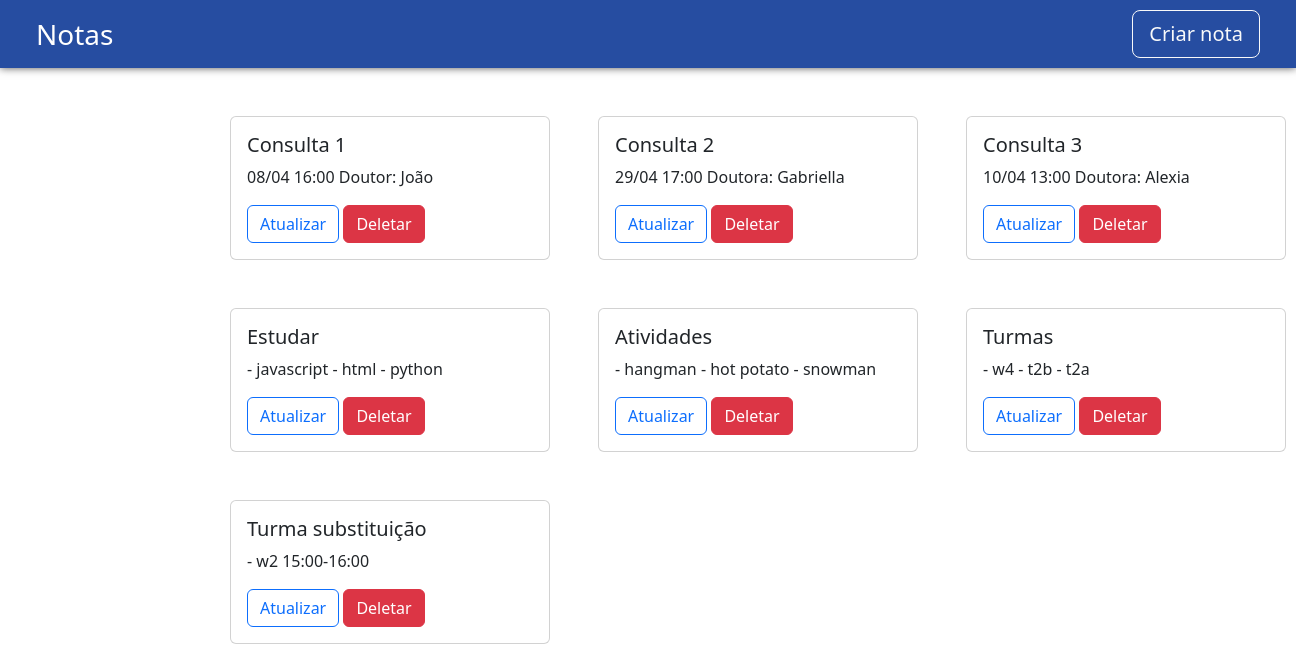
The page / on the database its author committed.
### front/models.py (models this page shows)
class Note(models.Model):
    title = models.CharField(max_length = 50, blank = False)
    description = models.TextField(max_length = 300, blank = False)

### front/views.py (the view)
# urls.py: path("", views.HomeView.as_view(), name="index"),
class HomeView(ListView):
    template_name = "front/index.html"
    model = Note
    context_object_name = "notes"

### front/templates/front/index.html (shortened to what this page needs)
{% extends "front/base.html" %}
{% load widget_tweaks %}
{% block conteudo %}
<div class="container pt-5" style="display: flex; gap: 3em; flex-wrap: wrap; margin-left: 8em;">
    {% if notes %}
        {% for note in notes %}
            <div class="card" style="width: 20rem;">
                <div class="card-body">
                    <h5 class="card-title">{{ note.title }}</h5>
                    <p class="card-text">{{ note.description }}</p>
                    <a href="{% url 'update_note' pk=note.pk %}" class="btn btn-outline-primary">Atualizar</a>
                    <a href="{% url 'delete_note' pk=note.pk %}" class="btn btn-danger">Deletar</a>
                </div>
            </div>
        {% endfor %}
    {% else %}
        <div class="text-center pt-5">
            <p>Nenhuma nota salva. <a href="{% url 'criar_nota' %}"><strong>Clique aqui</strong></a> para criar uma nota.</p>
        </div>
    {% endif %}
</div>
{% endblock %}

### front/templates/front/base.html (shortened to what this page needs)
<!doctype html>
<html lang="pt-br">
  <head>
    <link href="https://cdn.jsdelivr.net/npm/bootstrap@5.3.3/dist/css/bootstrap.min.css" rel="stylesheet">
  </head>
  <body>
    <nav class="navbar" style="background-color: rgb(38, 77, 161); box-shadow: 0px 0px 8px 0px rgb(85, 84, 84); ;">
        <div class="container-fluid">
            <a class="navbar-brand fs-3 ps-4 text-white" href="{% url 'index' %}">Notas</a>
            <a class="btn btn-outline-light btn-lg me-4" href="{% url 'create_note' %}">Criar nota</a>
        </div>
      </nav>
    <div class="container">
        <div data-aos="fade-in" data-aos-duration="1000">
            {% block conteudo %}{% endblock %}
        </div>
    </div>
  </body>
</html>

### rows shown on the page
Note: title "Consulta 1", description "08/04 16:00 Doutor: João"
Note: title "Consulta 2", description "29/04 17:00 Doutora: Gabriella"
Note: title "Consulta 3", description "10/04 13:00 Doutora: Alexia"
Note: title "Estudar", description "- javascript - html - python"
Note: title "Atividades", description "- hangman - hot potato - snowman"
Note: title "Turmas", description "- w4 - t2b - t2a"
Note: title "Turma substituição", description "- w2 15:00-16:00"
